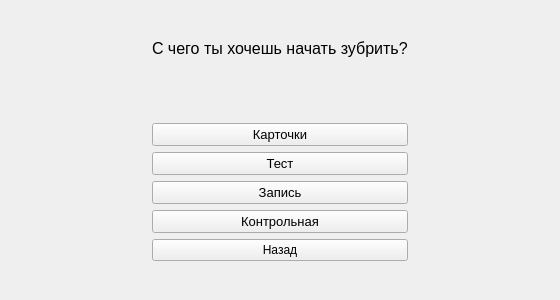
<?xml version="1.0" encoding="UTF-8"?>
<ui version="4.0">
 <class>menu_window</class>
 <widget class="QMainWindow" name="menu_window">
  <property name="geometry">
   <rect>
    <x>0</x>
    <y>0</y>
    <width>560</width>
    <height>300</height>
   </rect>
  </property>
  <property name="minimumSize">
   <size>
    <width>560</width>
    <height>300</height>
   </size>
  </property>
  <property name="maximumSize">
   <size>
    <width>16777215</width>
    <height>16777215</height>
   </size>
  </property>
  <property name="windowTitle">
   <string>Зубрилка</string>
  </property>
  <widget class="QWidget" name="centralwidget">
   <layout class="QGridLayout" name="gridLayout_2">
    <item row="0" column="0">
     <layout class="QGridLayout" name="gridLayout">
      <item row="0" column="1">
       <spacer name="verticalSpacer_2">
        <property name="orientation">
         <enum>Qt::Vertical</enum>
        </property>
        <property name="sizeHint" stdset="0">
         <size>
          <width>20</width>
          <height>40</height>
         </size>
        </property>
       </spacer>
      </item>
      <item row="6" column="1">
       <widget class="QPushButton" name="writing_btn">
        <property name="font">
         <font>
          <pointsize>10</pointsize>
         </font>
        </property>
        <property name="text">
         <string>Запись</string>
        </property>
       </widget>
      </item>
      <item row="2" column="1">
       <spacer name="verticalSpacer">
        <property name="orientation">
         <enum>Qt::Vertical</enum>
        </property>
        <property name="sizeHint" stdset="0">
         <size>
          <width>20</width>
          <height>40</height>
         </size>
        </property>
       </spacer>
      </item>
      <item row="5" column="1">
       <widget class="QPushButton" name="test_btn">
        <property name="font">
         <font>
          <pointsize>10</pointsize>
         </font>
        </property>
        <property name="text">
         <string>Тест</string>
        </property>
       </widget>
      </item>
      <item row="1" column="0">
       <spacer name="horizontalSpacer">
        <property name="orientation">
         <enum>Qt::Horizontal</enum>
        </property>
        <property name="sizeHint" stdset="0">
         <size>
          <width>40</width>
          <height>20</height>
         </size>
        </property>
       </spacer>
      </item>
      <item row="9" column="1">
       <spacer name="verticalSpacer_4">
        <property name="orientation">
         <enum>Qt::Vertical</enum>
        </property>
        <property name="sizeHint" stdset="0">
         <size>
          <width>20</width>
          <height>40</height>
         </size>
        </property>
       </spacer>
      </item>
      <item row="3" column="1">
       <spacer name="verticalSpacer_3">
        <property name="orientation">
         <enum>Qt::Vertical</enum>
        </property>
        <property name="sizeHint" stdset="0">
         <size>
          <width>20</width>
          <height>40</height>
         </size>
        </property>
       </spacer>
      </item>
      <item row="1" column="1">
       <widget class="QLabel" name="label">
        <property name="font">
         <font>
          <pointsize>12</pointsize>
         </font>
        </property>
        <property name="text">
         <string>С чего ты хочешь начать зубрить?</string>
        </property>
       </widget>
      </item>
      <item row="4" column="1">
       <widget class="QPushButton" name="card_btn">
        <property name="font">
         <font>
          <pointsize>10</pointsize>
         </font>
        </property>
        <property name="text">
         <string>Карточки</string>
        </property>
       </widget>
      </item>
      <item row="7" column="1">
       <widget class="QPushButton" name="control_work_btn">
        <property name="font">
         <font>
          <pointsize>10</pointsize>
         </font>
        </property>
        <property name="text">
         <string>Контрольная</string>
        </property>
       </widget>
      </item>
      <item row="1" column="2">
       <spacer name="horizontalSpacer_2">
        <property name="orientation">
         <enum>Qt::Horizontal</enum>
        </property>
        <property name="sizeHint" stdset="0">
         <size>
          <width>40</width>
          <height>20</height>
         </size>
        </property>
       </spacer>
      </item>
      <item row="8" column="1">
       <widget class="QPushButton" name="back_btn">
        <property name="text">
         <string>Назад</string>
        </property>
       </widget>
      </item>
     </layout>
    </item>
   </layout>
  </widget>
 </widget>
 <resources/>
 <connections/>
</ui>
